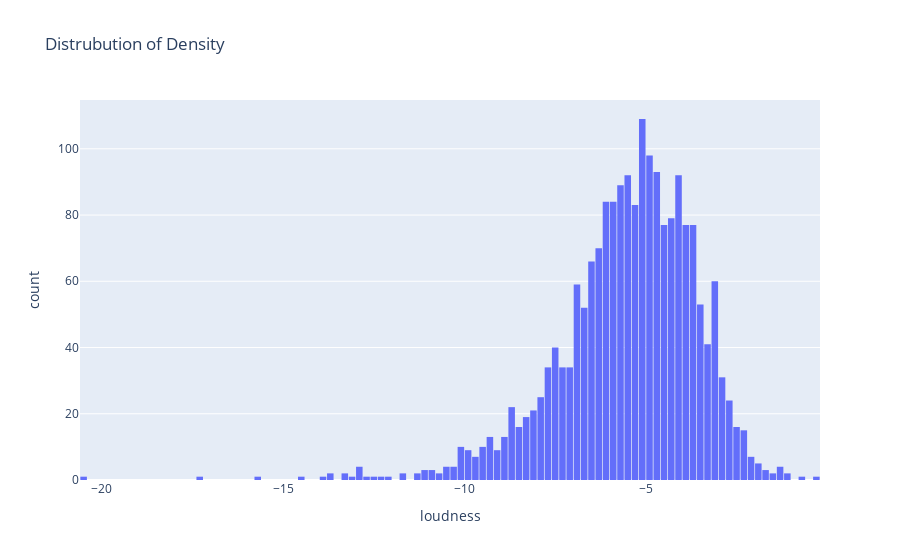

Write notebook code for a chart like this one.
### Code cell
fig=px.histogram(df,x='loudness', title="Distrubution of Density")
fig.update_layout(bargap=0.1)
fig.show()

### Figure 1 — Plotly figure (JSON) as saved in the notebook; plotly's stock layout.template omitted (floating-point values rounded to 4 significant figures; data arrays with more than 128 entries replaced by an {"elided": "..."} marker saying what was removed)
{"data": [{"alignmentgroup": "True", "bingroup": "x", "hovertemplate": "loudness=%{x}<br>count=%{y}<extra></extra>", "legendgroup": "", "marker": {"color": "#636efa", "pattern": {"shape": ""}}, "name": "", "offsetgroup": "", "orientation": "v", "showlegend": false, "type": "histogram", "x": {"elided": "2000 float values"}, "xaxis": "x", "yaxis": "y"}], "layout": {"bargap": 0.1, "barmode": "relative", "legend": {"tracegroupgap": 0}, "title": {"text": "Distrubution of Density"}, "xaxis": {"anchor": "y", "domain": [0, 1], "title": {"text": "loudness"}}, "yaxis": {"anchor": "x", "domain": [0, 1], "title": {"text": "count"}}}}
